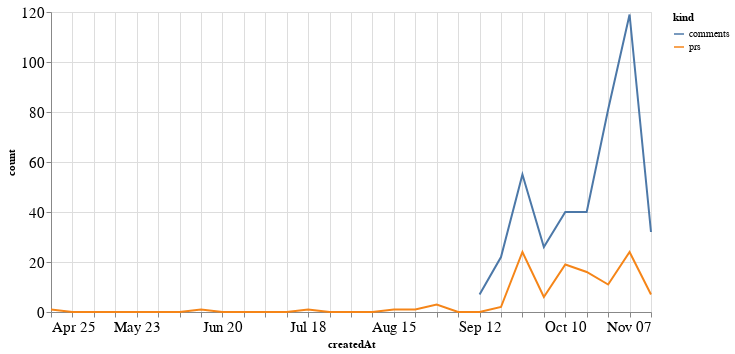

Notebook code for this chart:
### Code cell
alt.Chart(total_time, width=600).mark_line().encode(
    x='createdAt',
    y='count',
    color='kind'
)

### Figure 1 — Vega-Lite specification as saved in the notebook (floating-point values rounded to 4 significant figures)
{"config": {"axisLeft": {"labelFontSize": 15}, "axisBottom": {"labelFontSize": 15}}, "data": {"name": "data-93765ffef93b97daa594aa6d98cd0458"}, "mark": "line", "encoding": {"color": {"type": "nominal", "field": "kind"}, "x": {"type": "temporal", "field": "createdAt"}, "y": {"type": "quantitative", "field": "count"}}, "width": 600, "$schema": "https://vega.github.io/schema/vega-lite/v4.8.1.json", "datasets": {"data-93765ffef93b97daa594aa6d98cd0458": [{"createdAt": "2021-04-25T00:00:00", "kind": "prs", "count": 1.0}, {"createdAt": "2021-05-02T00:00:00", "kind": "prs", "count": 0.0}, {"createdAt": "2021-05-09T00:00:00", "kind": "prs", "count": 0.0}, {"createdAt": "2021-05-16T00:00:00", "kind": "prs", "count": 0.0}, {"createdAt": "2021-05-23T00:00:00", "kind": "prs", "count": 0.0}, {"createdAt": "2021-05-30T00:00:00", "kind": "prs", "count": 0.0}, {"createdAt": "2021-06-06T00:00:00", "kind": "prs", "count": 0.0}, {"createdAt": "2021-06-13T00:00:00", "kind": "prs", "count": 1.0}, {"createdAt": "2021-06-20T00:00:00", "kind": "prs", "count": 0.0}, {"createdAt": "2021-06-27T00:00:00", "kind": "prs", "count": 0.0}, {"createdAt": "2021-07-04T00:00:00", "kind": "prs", "count": 0.0}, {"createdAt": "2021-07-11T00:00:00", "kind": "prs", "count": 0.0}, {"createdAt": "2021-07-18T00:00:00", "kind": "prs", "count": 1.0}, {"createdAt": "2021-07-25T00:00:00", "kind": "prs", "count": 0.0}, {"createdAt": "2021-08-01T00:00:00", "kind": "prs", "count": 0.0}, {"createdAt": "2021-08-08T00:00:00", "kind": "prs", "count": 0.0}, {"createdAt": "2021-08-15T00:00:00", "kind": "prs", "count": 1.0}, {"createdAt": "2021-08-22T00:00:00", "kind": "prs", "count": 1.0}, {"createdAt": "2021-08-29T00:00:00", "kind": "prs", "count": 3.0}, {"createdAt": "2021-09-05T00:00:00", "kind": "prs", "count": 0.0}, {"createdAt": "2021-09-12T00:00:00", "kind": "prs", "count": 0.0}, {"createdAt": "2021-09-19T00:00:00", "kind": "prs", "count": 2.0}, {"createdAt": "2021-09-26T00:00:00", "kind": "prs", "count": 24.0}, {"createdAt": "2021-10-03T00:00:00", "kind": "prs", "count": 6.0}, {"createdAt": "2021-10-10T00:00:00", "kind": "prs", "count": 19.0}, {"createdAt": "2021-10-17T00:00:00", "kind": "prs", "count": 16.0}, {"createdAt": "2021-10-24T00:00:00", "kind": "prs", "count": 11.0}, {"createdAt": "2021-10-31T00:00:00", "kind": "prs", "count": 24.0}, {"createdAt": "2021-11-07T00:00:00", "kind": "prs", "count": 7.0}, {"createdAt": "2021-04-25T00:00:00", "kind": "comments", "count": null}, {"createdAt": "2021-05-02T00:00:00", "kind": "comments", "count": null}, {"createdAt": "2021-05-09T00:00:00", "kind": "comments", "count": null}, {"createdAt": "2021-05-16T00:00:00", "kind": "comments", "count": null}, {"createdAt": "2021-05-23T00:00:00", "kind": "comments", "count": null}, {"createdAt": "2021-05-30T00:00:00", "kind": "comments", "count": null}, {"createdAt": "2021-06-06T00:00:00", "kind": "comments", "count": null}, {"createdAt": "2021-06-13T00:00:00", "kind": "comments", "count": null}, {"createdAt": "2021-06-20T00:00:00", "kind": "comments", "count": null}, {"createdAt": "2021-06-27T00:00:00", "kind": "comments", "count": null}, {"createdAt": "2021-07-04T00:00:00", "kind": "comments", "count": null}, {"createdAt": "2021-07-11T00:00:00", "kind": "comments", "count": null}, {"createdAt": "2021-07-18T00:00:00", "kind": "comments", "count": null}, {"createdAt": "2021-07-25T00:00:00", "kind": "comments", "count": null}, {"createdAt": "2021-08-01T00:00:00", "kind": "comments", "count": null}, {"createdAt": "2021-08-08T00:00:00", "kind": "comments", "count": null}, {"createdAt": "2021-08-15T00:00:00", "kind": "comments", "count": null}, {"createdAt": "2021-08-22T00:00:00", "kind": "comments", "count": null}, {"createdAt": "2021-08-29T00:00:00", "kind": "comments", "count": null}, {"createdAt": "2021-09-05T00:00:00", "kind": "comments", "count": null}, {"createdAt": "2021-09-12T00:00:00", "kind": "comments", "count": 7.0}, {"createdAt": "2021-09-19T00:00:00", "kind": "comments", "count": 22.0}, {"createdAt": "2021-09-26T00:00:00", "kind": "comments", "count": 55.0}, {"createdAt": "2021-10-03T00:00:00", "kind": "comments", "count": 26.0}, {"createdAt": "2021-10-10T00:00:00", "kind": "comments", "count": 40.0}, {"createdAt": "2021-10-17T00:00:00", "kind": "comments", "count": 40.0}, {"createdAt": "2021-10-24T00:00:00", "kind": "comments", "count": 81.0}, {"createdAt": "2021-10-31T00:00:00", "kind": "comments", "count": 119.0}, {"createdAt": "2021-11-07T00:00:00", "kind": "comments", "count": 32.0}]}}
